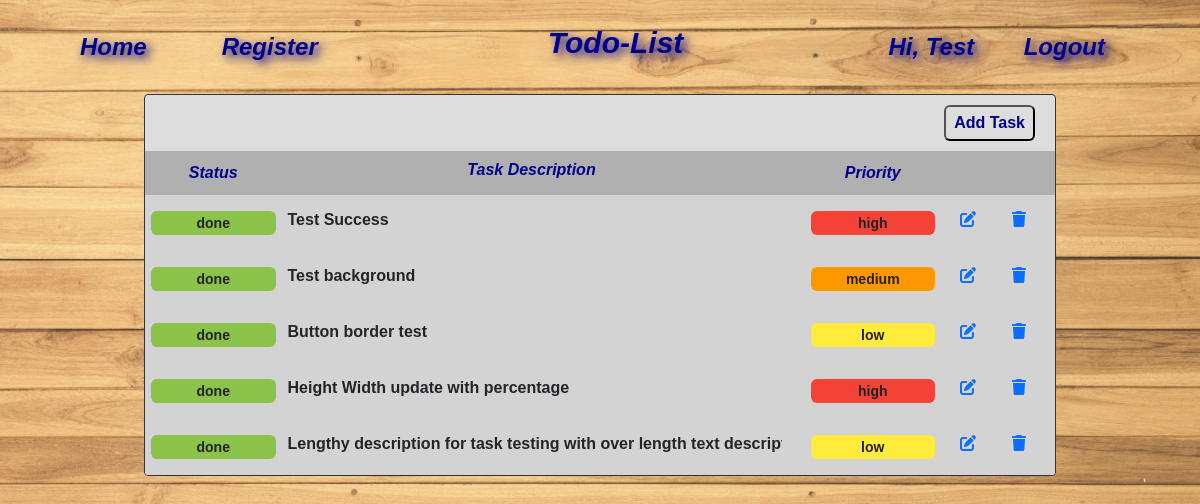
Page /apps/todo (signed in) on the committed database.
### todo/models.py (models this page shows, shortened)
class TodoList(models.Model):
    user = models.ForeignKey(User, on_delete=models.CASCADE)
    status = models.CharField(max_length=50, default="pending")
    description = models.CharField(max_length=500)
    priority = models.CharField(max_length=50, default="low")
    created_at = models.DateTimeField(auto_now_add=True)

### todo/views.py (the view)
# urls.py: path('apps/', include('todo.urls')),
def todo(request):
    tasks = TodoList.objects.filter(user = request.user)
    return render(request, 'todo.html', {'tasks': tasks})

### templates/todo.html (shortened to what this page needs)
{% extends 'background.html' %}
{% load static %}
{% block page_title %}Todo-List{% endblock %}
{% block content %}
<div class="todo-layout">
    <div style="justify-content: right; text-align:right; padding: 10px 20px;">
        <button type="button" class="add-button" data-bs-toggle="modal" data-bs-target="#addTaskModal">Add Task</button>
    </div>
    <table id="task-table" class="todo-grid">
        <thead>
            <tr>
                <th>Status</th>
                <th>Task Description</th>
                <th>Priority</th>
                <th></th>
            </tr>
        </thead>
        <tbody>
            {% for task in tasks %}
            <tr id="row-{{ task.id }}" style="background-color: #d3d3d3;">
                <td>
                    <button class="status-button {{ task.status }}-status">{{ task.status }}</button>
                </td>
                <td>
                    <p>{{ task.description }}</p>
                </td>
                <td>
                    <button class="status-button {{ task.priority }}-priority">{{ task.priority }}</button>
                </td>
                <td style="display:flex; align-items:center;">
                    <a href="#" class="btn btn-link" style="margin-right:10px;text-align:center;"
                        data-task-id="{{ task.id }}" id="edit-btn">
                        <i class="fas fa-edit" data-bs-toggle="modal" data-bs-target="#editTaskModal"></i>
                    </a>
                    <a href="#" class="btn btn-link ml-2" id="delete-btn" style="margin-right:10px;text-align:center;"
                        data-task-id="{{ task.id }}">
                        <i class="fas fa-trash" data-bs-toggle="modal" data-bs-target="#deleteTaskModal"></i>
                    </a>
                </td>
            </tr>
            {% endfor %}
        </tbody>
    </table>
</div>
{% endblock %}

### templates/background.html (shortened to what this page needs)
{% load static %}
<!DOCTYPE html>
<html lang="en">
<head>
    <link rel="stylesheet" href="{% static 'bootstrap.css' %}">
    <link rel="stylesheet" href="{% static 'css/all.min.css' %}">
    <link rel="stylesheet" href="{% static 'style.css' %}">
</head>
<body>
    <div class="layout">
        <div class="navbar-container">
            <nav>
                <ul class="navbar-left">
                    <li><a href="/">Home</a></li>
                    <li><a href="{% url 'register' %}">Register</a></li>
                </ul>
                <div class="nav-header">
                    <h1>{% block page_title %}Applications{% endblock %}</h1>
                </div>
                <ul class="navbar-right">
                    <li>
                        <div>
                            {% if user.is_authenticated %}
                            <span class="user_greet" style="margin-right:15px;">Hi, {{ user.first_name }}</span>
                            <a href="{% url 'logout' %}">Logout</a>
                            {% else %}
                            <a href="{% url 'login' %}">Login</a>
                            {% endif %}
                        </div>
                    </li>
                </ul>
            </nav>
        </div>
        <div class="app-content">
            {% block content %}
            {% endblock %}
        </div>
    </div>
</body>
</html>

### static/style.css (style rules this page uses)
* { margin: 0; padding: 0; box-sizing: border-box; }
body { justify-content: center; align-items: center; margin: 0; background-color: #f0f0f0; font-family: Arial, sans-serif; }
.layout { display: flex; flex-direction: column; padding: 30px; }
.app-content { display: flex; justify-content: center; align-items: center; flex-wrap: wrap; }
h1 { padding: 15px; text-align: center; font-size: 30px; font-family: Arial, Helvetica, sans-serif; font-weight: bolder; font-style: italic; color: darkblue; text-shadow: 4px 4px 10px darkblue; }
.navbar-container { background-color: rgba(0, 0, 0, 0); }
nav { display: flex; width: 100%; justify-content: space-between; align-items: center; padding: 10px 20px; position: sticky; top: 0; z-index: 1000; margin-top: -30px; }
.navbar-left, .navbar-right { display: flex; list-style-type: none; padding: 0; margin: 0; }
nav ul li { margin-right: 15px; }
nav ul li a { margin: 0 20px; text-decoration: none; font-size: 24px; font-family: Arial, Helvetica, sans-serif; font-weight: bolder; font-style: italic; color: darkblue; text-shadow: 4px 4px 10px darkblue; border-radius: 6px; box-sizing: border-box; text-align: center; transition: background-color 0.3s, border-color 0.3s; padding: 5px 10px; }
.nav-header { text-align: center; flex-grow: 1; }
.user_greet { margin: 0 20px; text-align: center; text-decoration: none; font-size: 24px; font-family: Arial, Helvetica, sans-serif; font-weight: bolder; font-style: italic; color: darkblue; text-shadow: 4px 4px 10px darkblue; }
.todo-layout { width: 80%; overflow: auto; background-color: #ddd; border-radius: 4px; border: 1px solid #333; }
.todo-grid { width: 100%; border-collapse: collapse; padding: 10px; }
th { padding: 10px; text-align: center; vertical-align: middle; font-family: Arial, Helvetica, sans-serif; font-weight: bolder; font-style: italic; color: darkblue; }
td { padding: 6px; text-align: left; vertical-align: middle; }
thead { background-color: #b0b0b0; }
.todo-grid th:nth-child(1), .todo-grid td:nth-child(1) { justify-content: center; text-align: center; width: 15%; }
.todo-grid th:nth-child(2) { justify-content: center; text-align: center; }
.todo-grid th:nth-child(2), .todo-grid td:nth-child(2) { display: flex; width: 100%; max-width: 500px; overflow: auto; font-weight: bolder; align-items: center; line-height: normal; white-space: nowrap; scrollbar-width: none; overflow: auto; }
.todo-grid th:nth-child(3), .todo-grid td:nth-child(3) { justify-content: center; text-align: center; width: 15%; }
.todo-grid th:nth-child(4), .todo-grid td:nth-child(4) { width: 10%; }
.add-button { transition-duration: 0.4s; font-family: Arial, Helvetica, sans-serif; font-weight: bolder; font-size: 16px; color: darkblue; padding: 4px 8px; border-radius: 6px; background-color: #ddd; }
.status-button { font-family: Arial, Helvetica, sans-serif; font-weight: bolder; font-size: 14px; width: 100%; color: #222; align-items: center; justify-content: center; text-align: center; padding: 4px 8px; border-radius: 6px; line-height: normal; border: none; box-sizing: border-box; }
.status-button.done-status { background-color: #8bc34a; }
.status-button.low-priority { background-color: #ffeb3b; }
.status-button.medium-priority { background-color: #ff9800; }
.status-button.high-priority { background-color: #f44336; }

### rows in the picture
TodoList: status "done", description "Test Success", priority "high"
TodoList: status "done", description "Test background", priority "medium"
TodoList: status "done", description "Button border test", priority "low"
TodoList: status "done", description "Height Width update with percentage", priority "high"
TodoList: status "done", description "Lengthy description for task testing with over length text…", priority "low"

### other values in the picture
{{ user.first_name }} "Test"
